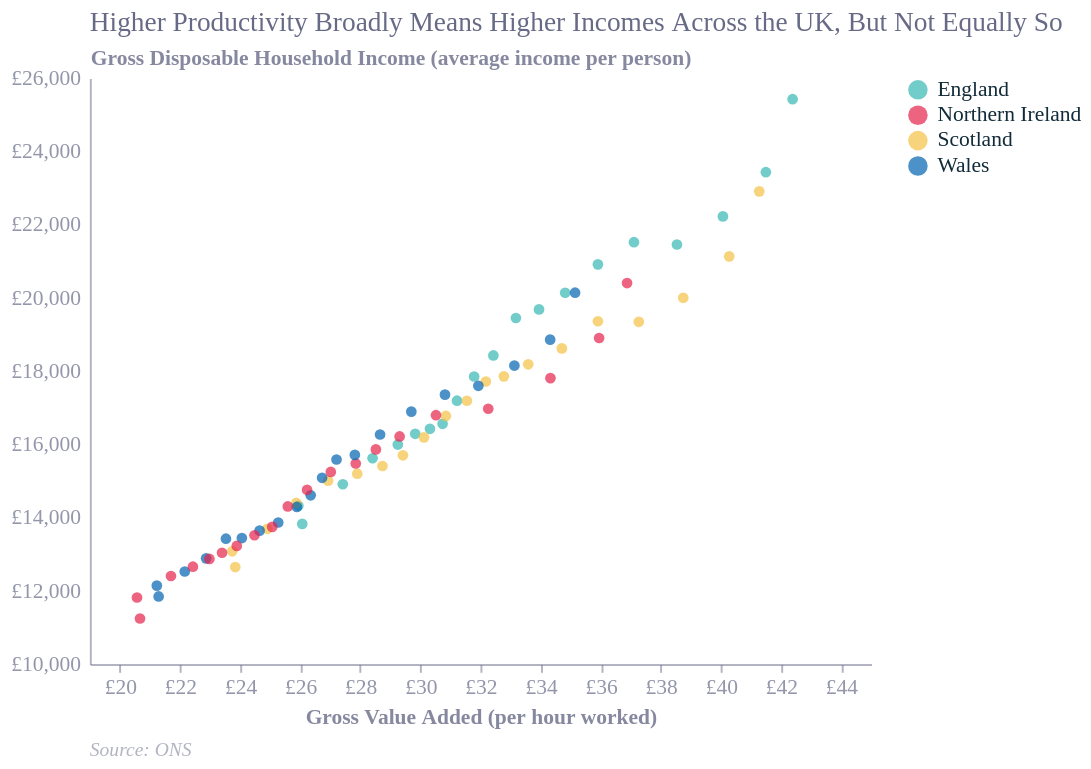

Notebook code for this chart:
### Code cell
title_layer = alt.Chart({'values': [{'x': 0, 'y': 0}]}).mark_text(
    text='Higher Productivity Broadly Means Higher Incomes Across the UK, But Not Equally So',
    align='left',
    baseline='top',
    fontSize=14,
    dx=0
).encode(
    x=alt.value(0),
    y=alt.value(-35)
)

gdhi_gva_scatter = alt.Chart(gdhi_gva_df).mark_circle().encode(
    x=alt.X('GVA:Q', title='Gross Value Added (per hour worked)', scale=alt.Scale(domain=[19,45]), axis=alt.Axis(labelExpr="'£' + datum.value", grid=False)),
    y=alt.Y('GDHI:Q', title='Gross Disposable Household Income (average income per person)', scale=alt.Scale(domain=[10000,26000]), axis=alt.Axis(labelExpr="'£' + format(datum.value, ',.0f')", grid=False)),
    color=alt.Color('Area name:N')
)

gdhi_gva_scatter = alt.layer(title_layer, gdhi_gva_scatter)
styles.add_source(gdhi_gva_scatter, 'ONS')
gdhi_gva_scatter

### Figure 1 — Vega-Lite specification as saved in the notebook (floating-point values rounded to 4 significant figures)
{"config": {"font": "Circular Std", "text": {"color": "#676A86", "align": "left", "baseline": "middle", "dx": 7, "dy": 0, "fontSize": 11}, "view": {"stroke": null, "continuousWidth": 400, "continuousHeight": 300, "discreteWidth": 400, "discreteHeight": 300}, "range": {"category": ["#36B7B4", "#E6224B", "#F4C245", "#0063AF", "#00A767", "#179FDB", "#EB5C2E"], "diverging": ["#E6224B", "#E54753", "#C9C9C9", "#179FDB", "#122B39"], "heatmap": ["#C9C9C9", "#179FDB", "#0063AF", "#122B39"], "ordinal": ["#00A767", "#36B7B4", "#179FDB", "#0063AF", "#243B5A"]}, "bar": {"color": "#179fdb"}, "line": {"color": "#e6224b"}, "rule": {"color": "#676A86"}, "area": {"opacity": 0.3}, "point": {"filled": true, "size": 80, "color": "#e6224b", "opacity": 0.95}, "geoshape": {"stroke": "white", "strokeWidth": 0.3}, "rect": {"fill": "#d6d4d4", "opacity": 0.3}, "axis": {"labelColor": "#676A86", "labelFontSize": 11, "labelFont": "Circular Std", "labelOpacity": 0.7, "tickColor": "#676A86", "tickOpacity": 0.5, "domainColor": "#676A86", "domainOpacity": 0.5, "gridColor": "#676A86", "gridDash": [2, 2], "gridOpacity": 0.5, "title": null, "titleColor": "#676A86", "titleOpacity": 0.8, "tickSize": 4}, "axisXDiscrete": {"grid": false, "labelAngle": 0, "tickCount": 10, "tickOpacity": 0.5, "title": null}, "axisYDiscrete": {"ticks": false, "labelPadding": 5}, "axisXTemporal": {"grid": false, "ticks": true}, "axisXQuantitative": {"grid": true}, "axisYQuantitative": {"gridColor": "#676A86", "gridDash": [1, 5], "gridOpacity": 0.5, "ticks": false, "labelPadding": 5, "tickCount": 8, "titleAngle": 0, "titleAlign": "left", "titleBaseline": "bottom", "titleX": 0, "titleY": -5}, "title": {"color": "#676A86E6", "subtitleColor": "#676A86", "font": "Circular Std", "subtitleFont": "Circular Std", "anchor": "start", "fontSize": 14, "subtitleFontSize": 12, "subtitlePadding": 4, "offset": 0, "frame": "group"}, "legend": {"titleColor": "#122b39", "title": null, "labelColor": "#122b39", "labelFontSize": 11}}, "layer": [{"data": {"name": "data-c7b7f5fced56410d97f54cc829d99d35"}, "mark": {"type": "text", "align": "left", "baseline": "top", "dx": 0, "fontSize": 14, "text": "Higher Productivity Broadly Means Higher Incomes Across the UK, But Not Equally So"}, "encoding": {"x": {"value": 0}, "y": {"value": -35}}}, {"data": {"name": "data-f3be58a5446af212767c9d7ff7359d5c"}, "mark": {"type": "circle"}, "encoding": {"color": {"field": "Area name", "type": "nominal"}, "x": {"axis": {"grid": false, "labelExpr": "'£' + datum.value"}, "field": "GVA", "scale": {"domain": [19, 45]}, "title": "Gross Value Added (per hour worked)", "type": "quantitative"}, "y": {"axis": {"grid": false, "labelExpr": "'£' + format(datum.value, ',.0f')"}, "field": "GDHI", "scale": {"domain": [10000, 26000]}, "title": "Gross Disposable Household Income (average income per person)", "type": "quantitative"}}}], "title": {"text": "Source: ONS", "color": "#676A8680", "dx": 0, "fontSize": 10, "fontStyle": "italic", "fontWeight": "normal", "frame": "group", "offset": 7, "orient": "bottom"}, "$schema": "https://vega.github.io/schema/vega-lite/v6.1.0.json", "datasets": {"data-c7b7f5fced56410d97f54cc829d99d35": [{"x": 0, "y": 0}], "data-f3be58a5446af212767c9d7ff7359d5c": [{"Area code": "E92000001", "Area name": "England", "Year": 2004, "GDHI": 13827, "GVA": 26.07}, {"Area code": "N92000002", "Area name": "Northern Ireland", "Year": 2004, "GDHI": 11243, "GVA": 20.67}, {"Area code": "S92000003", "Area name": "Scotland", "Year": 2004, "GDHI": 12648, "GVA": 23.84}, {"Area code": "W92000004", "Area name": "Wales", "Year": 2004, "GDHI": 11845, "GVA": 21.29}, {"Area code": "E92000001", "Area name": "England", "Year": 2005, "GDHI": 14322, "GVA": 25.94}, {"Area code": "N92000002", "Area name": "Northern Ireland", "Year": 2005, "GDHI": 11816, "GVA": 20.57}, {"Area code": "S92000003", "Area name": "Scotland", "Year": 2005, "GDHI": 13078, "GVA": 23.74}, {"Area code": "W92000004", "Area name": "Wales", "Year": 2005, "GDHI": 12141, "GVA": 21.23}, {"Area code": "E92000001", "Area name": "England", "Year": 2006, "GDHI": 14909, "GVA": 27.42}, {"Area code": "N92000002", "Area name": "Northern Ireland", "Year": 2006, "GDHI": 12404, "GVA": 21.7}, {"Area code": "S92000003", "Area name": "Scotland", "Year": 2006, "GDHI": 13692, "GVA": 24.91}, {"Area code": "W92000004", "Area name": "Wales", "Year": 2006, "GDHI": 12526, "GVA": 22.16}, {"Area code": "E92000001", "Area name": "England", "Year": 2007, "GDHI": 15619, "GVA": 28.41}, {"Area code": "N92000002", "Area name": "Northern Ireland", "Year": 2007, "GDHI": 12658, "GVA": 22.43}, {"Area code": "S92000003", "Area name": "Scotland", "Year": 2007, "GDHI": 14399, "GVA": 25.87}, {"Area code": "W92000004", "Area name": "Wales", "Year": 2007, "GDHI": 12885, "GVA": 22.87}, {"Area code": "E92000001", "Area name": "England", "Year": 2008, "GDHI": 15994, "GVA": 29.25}, {"Area code": "N92000002", "Area name": "Northern Ireland", "Year": 2008, "GDHI": 12870, "GVA": 22.98}, {"Area code": "S92000003", "Area name": "Scotland", "Year": 2008, "GDHI": 15005, "GVA": 26.93}, {"Area code": "W92000004", "Area name": "Wales", "Year": 2008, "GDHI": 13423, "GVA": 23.53}, {"Area code": "E92000001", "Area name": "England", "Year": 2009, "GDHI": 16287, "GVA": 29.83}, {"Area code": "N92000002", "Area name": "Northern Ireland", "Year": 2009, "GDHI": 13039, "GVA": 23.4}, {"Area code": "S92000003", "Area name": "Scotland", "Year": 2009, "GDHI": 15198, "GVA": 27.9}, {"Area code": "W92000004", "Area name": "Wales", "Year": 2009, "GDHI": 13440, "GVA": 24.06}, {"Area code": "E92000001", "Area name": "England", "Year": 2010, "GDHI": 16423, "GVA": 30.32}, {"Area code": "N92000002", "Area name": "Northern Ireland", "Year": 2010, "GDHI": 13225, "GVA": 23.89}, {"Area code": "S92000003", "Area name": "Scotland", "Year": 2010, "GDHI": 15408, "GVA": 28.74}, {"Area code": "W92000004", "Area name": "Wales", "Year": 2010, "GDHI": 13642, "GVA": 24.65}, {"Area code": "E92000001", "Area name": "England", "Year": 2011, "GDHI": 16560, "GVA": 30.74}, {"Area code": "N92000002", "Area name": "Northern Ireland", "Year": 2011, "GDHI": 13516, "GVA": 24.48}, {"Area code": "S92000003", "Area name": "Scotland", "Year": 2011, "GDHI": 15699, "GVA": 29.42}, {"Area code": "W92000004", "Area name": "Wales", "Year": 2011, "GDHI": 13865, "GVA": 25.27}, {"Area code": "E92000001", "Area name": "England", "Year": 2012, "GDHI": 17192, "GVA": 31.22}, {"Area code": "N92000002", "Area name": "Northern Ireland", "Year": 2012, "GDHI": 13745, "GVA": 25.07}, {"Area code": "S92000003", "Area name": "Scotland", "Year": 2012, "GDHI": 16190, "GVA": 30.12}, {"Area code": "W92000004", "Area name": "Wales", "Year": 2012, "GDHI": 14290, "GVA": 25.89}, {"Area code": "E92000001", "Area name": "England", "Year": 2013, "GDHI": 17852, "GVA": 31.79}, {"Area code": "N92000002", "Area name": "Northern Ireland", "Year": 2013, "GDHI": 14304, "GVA": 25.59}, {"Area code": "S92000003", "Area name": "Scotland", "Year": 2013, "GDHI": 16774, "GVA": 30.85}, {"Area code": "W92000004", "Area name": "Wales", "Year": 2013, "GDHI": 14608, "GVA": 26.35}, {"Area code": "E92000001", "Area name": "England", "Year": 2014, "GDHI": 18426, "GVA": 32.43}, {"Area code": "N92000002", "Area name": "Northern Ireland", "Year": 2014, "GDHI": 14757, "GVA": 26.23}, {"Area code": "S92000003", "Area name": "Scotland", "Year": 2014, "GDHI": 17189, "GVA": 31.55}, {"Area code": "W92000004", "Area name": "Wales", "Year": 2014, "GDHI": 15086, "GVA": 26.73}, {"Area code": "E92000001", "Area name": "England", "Year": 2015, "GDHI": 19449, "GVA": 33.18}, {"Area code": "N92000002", "Area name": "Northern Ireland", "Year": 2015, "GDHI": 15245, "GVA": 27.02}, {"Area code": "S92000003", "Area name": "Scotland", "Year": 2015, "GDHI": 17715, "GVA": 32.18}, {"Area code": "W92000004", "Area name": "Wales", "Year": 2015, "GDHI": 15585, "GVA": 27.21}, {"Area code": "E92000001", "Area name": "England", "Year": 2016, "GDHI": 19684, "GVA": 33.95}, {"Area code": "N92000002", "Area name": "Northern Ireland", "Year": 2016, "GDHI": 15476, "GVA": 27.85}, {"Area code": "S92000003", "Area name": "Scotland", "Year": 2016, "GDHI": 17856, "GVA": 32.78}, {"Area code": "W92000004", "Area name": "Wales", "Year": 2016, "GDHI": 15711, "GVA": 27.82}, {"Area code": "E92000001", "Area name": "England", "Year": 2017, "GDHI": 20139, "GVA": 34.82}, {"Area code": "N92000002", "Area name": "Northern Ireland", "Year": 2017, "GDHI": 15861, "GVA": 28.52}, {"Area code": "S92000003", "Area name": "Scotland", "Year": 2017, "GDHI": 18185, "GVA": 33.59}, {"Area code": "W92000004", "Area name": "Wales", "Year": 2017, "GDHI": 16268, "GVA": 28.66}, {"Area code": "E92000001", "Area name": "England", "Year": 2018, "GDHI": 20914, "GVA": 35.91}, {"Area code": "N92000002", "Area name": "Northern Ireland", "Year": 2018, "GDHI": 16215, "GVA": 29.31}, {"Area code": "S92000003", "Area name": "Scotland", "Year": 2018, "GDHI": 18619, "GVA": 34.71}, {"Area code": "W92000004", "Area name": "Wales", "Year": 2018, "GDHI": 16893, "GVA": 29.7}, {"Area code": "E92000001", "Area name": "England", "Year": 2019, "GDHI": 21519, "GVA": 37.11}, {"Area code": "N92000002", "Area name": "Northern Ireland", "Year": 2019, "GDHI": 16795, "GVA": 30.52}, {"Area code": "S92000003", "Area name": "Scotland", "Year": 2019, "GDHI": 19361, "GVA": 35.91}, {"Area code": "W92000004", "Area name": "Wales", "Year": 2019, "GDHI": 17356, "GVA": 30.82}, {"Area code": "E92000001", "Area name": "England", "Year": 2020, "GDHI": 21457, "GVA": 38.54}, {"Area code": "N92000002", "Area name": "Northern Ireland", "Year": 2020, "GDHI": 16971, "GVA": 32.26}, {"Area code": "S92000003", "Area name": "Scotland", "Year": 2020, "GDHI": 19345, "GVA": 37.27}, {"Area code": "W92000004", "Area name": "Wales", "Year": 2020, "GDHI": 17598, "GVA": 31.93}, {"Area code": "E92000001", "Area name": "England", "Year": 2021, "GDHI": 22224, "GVA": 40.07}, {"Area code": "N92000002", "Area name": "Northern Ireland", "Year": 2021, "GDHI": 17807, "GVA": 34.33}, {"Area code": "S92000003", "Area name": "Scotland", "Year": 2021, "GDHI": 20000, "GVA": 38.75}, {"Area code": "W92000004", "Area name": "Wales", "Year": 2021, "GDHI": 18150, "GVA": 33.13}, {"Area code": "E92000001", "Area name": "England", "Year": 2022, "GDHI": 23432, "GVA": 41.5}, {"Area code": "N92000002", "Area name": "Northern Ireland", "Year": 2022, "GDHI": 18903, "GVA": 35.95}, {"Area code": "S92000003", "Area name": "Scotland", "Year": 2022, "GDHI": 21133, "GVA": 40.28}, {"Area code": "W92000004", "Area name": "Wales", "Year": 2022, "GDHI": 18858, "GVA": 34.32}, {"Area code": "E92000001", "Area name": "England", "Year": 2023, "GDHI": 25425, "GVA": 42.39}, {"Area code": "N92000002", "Area name": "Northern Ireland", "Year": 2023, "GDHI": 20403, "GVA": 36.88}, {"Area code": "S92000003", "Area name": "Scotland", "Year": 2023, "GDHI": 22908, "GVA": 41.28}, {"Area code": "W92000004", "Area name": "Wales", "Year": 2023, "GDHI": 20140, "GVA": 35.15}]}}
